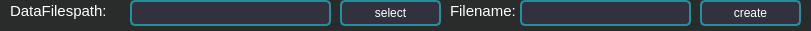
  <widget class="QWidget" name="widget_7" native="true">
   <property name="geometry">
    <rect>
     <x>0</x>
     <y>90</y>
     <width>811</width>
     <height>31</height>
    </rect>
   </property>
   <property name="styleSheet">
    <string notr="true">outline: none;
color: rgb(255, 255, 255);
background-color: rgb(42, 43, 43);</string>
   </property>
   <widget class="QLabel" name="DataFilePathLabel">
    <property name="geometry">
     <rect>
      <x>10</x>
      <y>0</y>
      <width>111</width>
      <height>21</height>
     </rect>
    </property>
    <property name="styleSheet">
     <string notr="true">color:white; font-size:15px</string>
    </property>
    <property name="text">
     <string>DataFilespath:</string>
    </property>
   </widget>
   <widget class="QLineEdit" name="DataFliespath">
    <property name="geometry">
     <rect>
      <x>130</x>
      <y>0</y>
      <width>201</width>
      <height>26</height>
     </rect>
    </property>
    <property name="styleSheet">
     <string notr="true">color:white; font-size:15px;
min-width: 60px; min-height: 22px;
text-align: center;
border: 2px solid gray;
color: rgb(255, 255, 255);
border-radius:5px;
border-color: rgb(35, 143, 159);
background-color: rgb(50, 50, 63);</string>
    </property>
   </widget>
   <widget class="QPushButton" name="selectbutton">
    <property name="geometry">
     <rect>
      <x>340</x>
      <y>0</y>
      <width>101</width>
      <height>26</height>
     </rect>
    </property>
    <property name="styleSheet">
     <string notr="true">QPushButton{
min-width: 60px; min-height: 22px;
text-align: center;
border: 2px solid gray;
color: rgb(255, 255, 255);
border-radius:5px;
border-color: rgb(35, 143, 159);
background-color: rgb(50, 50, 63);
}
QPushButton:hover{
color: rgb(255, 255, 255);
border: 2px solid gray;
border-radius:4px;
border-color: rgb(35, 143, 159);
background-color: rgb(70, 70, 83);
}
QPushButton:pressed{
border-radius:5px;border:4px solid gray;
background-color: rgb(90, 90, 103);
border-color: rgb(35, 143, 159);
color: rgb(255, 255, 255);
}
QPushButton:disabled{
border-radius:5px;
border:2px solid gray;
background-color: rgb(20, 30, 13);
border-color: rgb(15, 103, 109);
color: rgb(205, 205, 205);
border-style: outset;
padding: 1px;
}</string>
    </property>
    <property name="text">
     <string>select</string>
    </property>
   </widget>
   <widget class="QLabel" name="FileNameLabel">
    <property name="geometry">
     <rect>
      <x>450</x>
      <y>0</y>
      <width>111</width>
      <height>21</height>
     </rect>
    </property>
    <property name="styleSheet">
     <string notr="true">color:white; font-size:15px</string>
    </property>
    <property name="text">
     <string>Filename:</string>
    </property>
   </widget>
   <widget class="QLineEdit" name="FileName">
    <property name="geometry">
     <rect>
      <x>520</x>
      <y>0</y>
      <width>171</width>
      <height>26</height>
     </rect>
    </property>
    <property name="styleSheet">
     <string notr="true">color:white; font-size:15px;
min-width: 60px; min-height: 22px;
text-align: center;
border: 2px solid gray;
color: rgb(255, 255, 255);
border-radius:5px;
border-color: rgb(35, 143, 159);
background-color: rgb(50, 50, 63);</string>
    </property>
   </widget>
   <widget class="QPushButton" name="create">
    <property name="geometry">
     <rect>
      <x>700</x>
      <y>0</y>
      <width>101</width>
      <height>26</height>
     </rect>
    </property>
    <property name="styleSheet">
     <string notr="true">QPushButton{
min-width: 60px; min-height: 22px;
text-align: center;
border: 2px solid gray;
color: rgb(255, 255, 255);
border-radius:5px;
border-color: rgb(35, 143, 159);
background-color: rgb(50, 50, 63);
}
QPushButton:hover{
color: rgb(255, 255, 255);
border: 2px solid gray;
border-radius:4px;
border-color: rgb(35, 143, 159);
background-color: rgb(70, 70, 83);
}
QPushButton:pressed{
border-radius:5px;border:4px solid gray;
background-color: rgb(90, 90, 103);
border-color: rgb(35, 143, 159);
color: rgb(255, 255, 255);
}
QPushButton:disabled{
border-radius:5px;
border:2px solid gray;
background-color: rgb(20, 30, 13);
border-color: rgb(15, 103, 109);
color: rgb(205, 205, 205);
border-style: outset;
padding: 1px;
}</string>
    </property>
    <property name="text">
     <string>create</string>
    </property>
   </widget>
  </widget>
